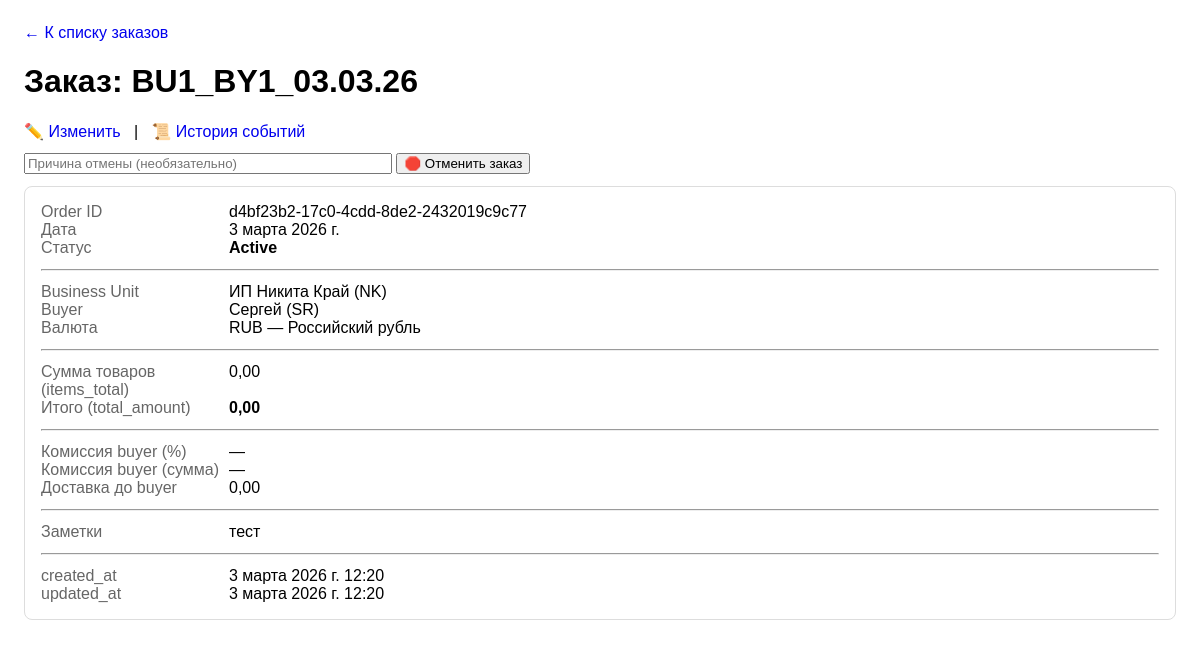
Screenshot of /orders/d4bf23b2-17c0-4cdd-8de2-2432019c9c77/ with the database file from the repository.
### orders/models/order.py (models this page shows, shortened)
class OrderView(models.Model):
    order_id = models.UUIDField(primary_key=True)
    human_code = models.CharField(max_length=255, unique=True, db_index=True)
    business_unit = models.ForeignKey(
        "orders.Partner",
        on_delete=models.PROTECT,
        related_name="orders_as_business_unit_views",  # ✅ уникально
        null=True, blank=True,  # временно для миграций
    )
    buyer = models.ForeignKey(
        "orders.Partner",
        on_delete=models.PROTECT,
        related_name="orders_as_buyer_views",  # ✅ уникально
        null=True, blank=True,
    )
    currency = models.ForeignKey(
        "finance.Currency",
        on_delete=models.PROTECT,
        related_name="order_views",
        null=True,  # временно
        blank=True,  # временно
    )
    date = models.DateField()
    notes = models.TextField(blank=True, null=True)
    buyer_commission_percent = models.DecimalField(max_digits=6, decimal_places=2, null=True, blank=True)
    buyer_commission_amount = models.DecimalField(max_digits=12, decimal_places=2, null=True, blank=True)
    buyer_delivery_cost = models.DecimalField(max_digits=12, decimal_places=2, default=0)
    items_total = models.DecimalField(max_digits=18, decimal_places=2, default=0)
    total_amount = models.DecimalField(max_digits=18, decimal_places=2, default=0)
    status = models.CharField(max_length=30, default="Active")
    created_at = models.DateTimeField(default=timezone.now)
    updated_at = models.DateTimeField(auto_now=True)

### orders/models/partners.py (models this page shows, shortened)
class Partner(models.Model):
    id = models.UUIDField(primary_key=True, default=uuid.uuid4, editable=False)
    class Role(models.TextChoices):
        SUPPLIER = "supplier", "Supplier"
        BUYER = "buyer", "Buyer"
        MANUFACTURER = "manufacturer", "Manufacturer"
        BUSINESS_UNIT = "business_unit", "Business Unit"
    name = models.CharField(max_length=255, unique=True)
    short_code = models.CharField(max_length=3, unique=True)  # 1–3 символа, не пусто
    roles = models.ManyToManyField("PartnerRole", blank=True, related_name="partners")
    inn = models.CharField(max_length=12, blank=True, default="")
    email = models.EmailField(blank=True, default="")
    phone = models.CharField(max_length=32, blank=True, default="")
    address = models.CharField(max_length=300, blank=True, default="")
    note = models.TextField(blank=True, default="")
    is_active = models.BooleanField(default=True)

### finance/models/currency.py (models this page shows, shortened)
class Currency(models.Model):
    code = models.CharField(
        max_length=3,
        primary_key=True,
        help_text="Код валюты ISO 4217 (например: RUB, USD, CNY)",
    )
    name = models.CharField(
        max_length=64,
        help_text="Название валюты (например: Российский рубль)",
    )
    symbol = models.CharField(
        max_length=8,
        blank=True,
        default="",
        help_text="Символ валюты (₽, $, ¥). Не обязателен.",
    )
    is_active = models.BooleanField(
        default=True,
        help_text="Можно ли выбирать эту валюту в новых документах",
    )
    class Meta:
        verbose_name = "Валюта"
        verbose_name_plural = "Валюты"
        indexes = [
            models.Index(fields=["is_active"]),
        ]

### orders/web_views.py (the view)
# urls.py: path("orders/<uuid:order_id>/", order_detail_page, name="order_detail_page"),
def order_detail_page(request, order_id):
    obj = get_object_or_404(
        OrderView.objects.select_related("business_unit", "buyer", "currency"),
        order_id=order_id
    )
    return render(request, "orders/order_detail.html", {"order": obj})

### orders/templates/orders/order_detail.html (shortened to what this page needs)
{% extends "orders/base.html" %}
{% block content %}
<h1>Заказ: {{ order.human_code }}</h1>
<div style="margin: 12px 0;">
  <a href="{% url 'order_edit_page' order.order_id %}">✏️ Изменить</a>
  &nbsp; | &nbsp;
  <a href="{% url 'order_events_page' order.order_id %}">📜 История событий</a>
</div>
{% if order.status != "Cancelled" %}
  <form method="post" action="{% url 'order_cancel_action' order.order_id %}" style="margin: 12px 0;">
    <input type="text" name="reason" placeholder="Причина отмены (необязательно)" style="width: 360px;">
    <button type="submit" onclick="return confirm('Точно отменить заказ?');">🛑 Отменить заказ</button>
  </form>
{% else %}
  <p style="color:#b00020;"><b>Заказ отменён.</b> Изменения запрещены.</p>
{% endif %}
<div class="card">
  <div class="row"><div class="muted">Order ID</div><div>{{ order.order_id }}</div></div>
  <div class="row"><div class="muted">Дата</div><div>{{ order.date }}</div></div>
  <div class="row"><div class="muted">Статус</div><div><b>{{ order.status }}</b></div></div>
  <hr style="margin: 12px 0;">
  <div class="row"><div class="muted">Business Unit</div><div>{{ order.business_unit.name }} ({{ order.business_unit.short_code }})</div></div>
  <div class="row"><div class="muted">Buyer</div><div>{{ order.buyer.name }} ({{ order.buyer.short_code }})</div></div>
  <div class="row"><div class="muted">Валюта</div><div>{{ order.currency.code }} — {{ order.currency.name }}</div></div>
  <hr style="margin: 12px 0;">
  <div class="row"><div class="muted">Сумма товаров (items_total)</div><div>{{ order.items_total }}</div></div>
  <div class="row"><div class="muted">Итого (total_amount)</div><div><b>{{ order.total_amount }}</b></div></div>
  <hr style="margin: 12px 0;">
  <div class="row"><div class="muted">Комиссия buyer (%)</div>
    <div>{% if order.buyer_commission_percent != None %}{{ order.buyer_commission_percent }}{% else %}—{% endif %}</div>
  </div>
  <div class="row"><div class="muted">Комиссия buyer (сумма)</div>
    <div>{% if order.buyer_commission_amount != None %}{{ order.buyer_commission_amount }}{% else %}—{% endif %}</div>
  </div>
  <div class="row"><div class="muted">Доставка до buyer</div><div>{{ order.buyer_delivery_cost }}</div></div>
  <hr style="margin: 12px 0;">
  <div class="row"><div class="muted">Заметки</div>
    <div>{% if order.notes %}{{ order.notes }}{% else %}<span class="muted">—</span>{% endif %}</div>
  </div>
  <hr style="margin: 12px 0;">
  <div class="row"><div class="muted">created_at</div><div>{{ order.created_at }}</div></div>
  <div class="row"><div class="muted">updated_at</div><div>{{ order.updated_at }}</div></div>
</div>
{% endblock %}

### orders/templates/orders/base.html (style rules this page uses)
body { font-family: sans-serif; margin: 24px; }
a { text-decoration: none; }
.muted { color: #666; }
.card { border: 1px solid #ddd; padding: 16px; border-radius: 8px; }
.row { display: grid; grid-template-columns: 180px 1fr; gap: 8px; }

### rows the page displays
OrderView: human_code "BU1_BY1_03.03.26", order_id "d4bf23b2-17c0-4cdd-8de2-2432019c9c77", date "3 марта 2026 г.", status "Active", business_unit.name "ИП Никита Край", business_unit.short_code "NK", buyer.name "Сергей", buyer.short_code "SR", currency.code "RUB", currency.name "Российский рубль", items_total "0,00", total_amount "0,00", buyer_delivery_cost "0,00", notes "тест", created_at "3 марта 2026 г. 12:20", updated_at "3 марта 2026 г. 12:20"
